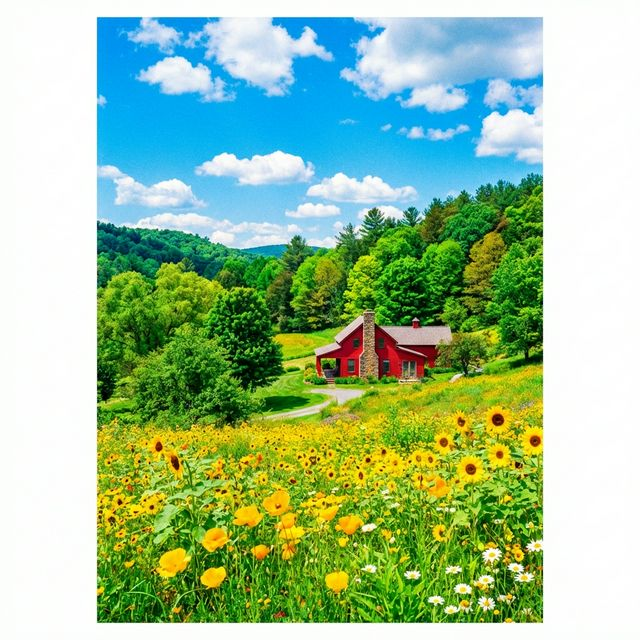
//> input picture imagen.jpg, 640 x 640 px
$ ./main   (built with g++ and OpenCV 4)
//> lines starting //> are read from the running program, lines starting //| are printed output that depends on the picture
#include <algorithm>
#include <cmath>
#include <iostream>
#include <opencv2/opencv.hpp>
#include <random>
#include <vector>

using namespace cv;
using namespace std;

// --- ESTRUCTURAS Y FUNCIONES AUXILIARES ---

struct Pixel {
  double r, g, b;
  Pixel() : r(0), g(0), b(0) {}
  Pixel(double r_, double g_, double b_) : r(r_), g(g_), b(b_) {}
};

double distancia_euclidiana(const Pixel &p1, const Pixel &p2) {
  return sqrt(pow(p1.r - p2.r, 2) + pow(p1.g - p2.g, 2) + pow(p1.b - p2.b, 2));
}

// Conversión manual BGR -> HSV
void bgr2hsv(const Vec3b &bgr, Vec3b &hsv) {
  double b = bgr[0] / 255.0;
  double g = bgr[1] / 255.0;
  double r = bgr[2] / 255.0;

  double cmax = max({r, g, b});
  double cmin = min({r, g, b});
  double delta = cmax - cmin;

  double h = 0;
  if (delta == 0)
    h = 0;
  else if (cmax == r)
    h = 60 * fmod(((g - b) / delta), 6);
  else if (cmax == g)
    h = 60 * (((b - r) / delta) + 2);
  else if (cmax == b)
    h = 60 * (((r - g) / delta) + 4);

  if (h < 0)
    h += 360;

  double s = (cmax == 0) ? 0 : (delta / cmax);
  double v = cmax;

  hsv[0] = static_cast<uchar>(h / 2);   // 0-179
  hsv[1] = static_cast<uchar>(s * 255); // 0-255
  hsv[2] = static_cast<uchar>(v * 255); // 0-255
}

// Conversión manual HSV -> BGR
void hsv2bgr(const Vec3b &hsv, Vec3b &bgr) {
  double h = hsv[0] * 2.0;
  double s = hsv[1] / 255.0;
  double v = hsv[2] / 255.0;

  double c = v * s;
  double x = c * (1 - abs(fmod(h / 60.0, 2) - 1));
  double m = v - c;

  double r_prime, g_prime, b_prime;
  if (h >= 0 && h < 60) {
    r_prime = c;
    g_prime = x;
    b_prime = 0;
  } else if (h >= 60 && h < 120) {
    r_prime = x;
    g_prime = c;
    b_prime = 0;
  } else if (h >= 120 && h < 180) {
    r_prime = 0;
    g_prime = c;
    b_prime = x;
  } else if (h >= 180 && h < 240) {
    r_prime = 0;
    g_prime = x;
    b_prime = c;
  } else if (h >= 240 && h < 300) {
    r_prime = x;
    g_prime = 0;
    b_prime = c;
  } else {
    r_prime = c;
    g_prime = 0;
    b_prime = x;
  }

  bgr[0] = static_cast<uchar>((b_prime + m) * 255);
  bgr[1] = static_cast<uchar>((g_prime + m) * 255);
  bgr[2] = static_cast<uchar>((r_prime + m) * 255);
}

// Función auxiliar para cargar imagen de forma robusta
Mat cargar_imagen() {
  Mat img = imread("imagen.jpg");
  if (img.empty()) {
    img = imread("../imagen.jpg");
  }
  if (img.empty()) {
    cout << "\n[ERROR] No se pudo encontrar 'imagen.jpg' en la carpeta actual "
            "ni en la de arriba."
         << endl;
    cout << "Asegúrate de que la imagen exista." << endl;
  }
  return img;
}

// --- EJERCICIOS ---

// [20 lines left out: function ejercicio1_bgr_to_hsv, not called in this run]

void ejercicio2_modificar_saturacion() {
  Mat img_bgr = cargar_imagen();
  if (img_bgr.empty())
    return;

  int rows = img_bgr.rows;
  int cols = img_bgr.cols;
  Mat img_hsv(rows, cols, CV_8UC3);

  for (int i = 0; i < rows; i++) {
    for (int j = 0; j < cols; j++) {
      bgr2hsv(img_bgr.at<Vec3b>(i, j), img_hsv.at<Vec3b>(i, j));
    }
  }

  for (int i = 0; i < rows; i++) {
    for (int j = 0; j < cols; j++) {
      Vec3b &pixel_hsv = img_hsv.at<Vec3b>(i, j);
      int new_s = static_cast<int>(pixel_hsv[1] * 1.5);
      pixel_hsv[1] = saturate_cast<uchar>(new_s);
    }
  }

  Mat img_resultado(rows, cols, CV_8UC3);
  for (int i = 0; i < rows; i++) {
    for (int j = 0; j < cols; j++) {
      hsv2bgr(img_hsv.at<Vec3b>(i, j), img_resultado.at<Vec3b>(i, j));
    }
  }

  imshow("Original", img_bgr);
  imshow("Saturacion Aumentada (+50%)", img_resultado);
  waitKey(0);
  destroyAllWindows();
}

// [196 lines left out: functions ejercicio3_kmeans_manual, ejercicio4_gray_world, ejercicio6_gamma, ejercicio7_vignette, not called in this run]

int main() {
  int opcion = -1;
  while (opcion != 0) {
    cout << "\n====================================" << endl;
    cout << "      TALLER OPENCV: COLOR      " << endl;
    cout << "====================================" << endl;
    cout << "1. BGR -> HSV (Manual)" << endl;
    cout << "2. Modificar Saturación (+50%)" << endl;
    cout << "3. K-Means Manual (Cuantización)" << endl;
    cout << "4. Algoritmo Gray World" << endl;
    cout << "5. Corrección Gamma (1.5)" << endl;
    cout << "6. Corrección de Viñeteo" << endl;
    cout << "0. Salir" << endl;
    cout << "------------------------------------" << endl;
    cout << "Seleccione una opción: ";
    cin >> opcion;
//> the answer given: 2

    switch (opcion) {
    case 1:
      ejercicio1_bgr_to_hsv();
      break;
    case 2:
      ejercicio2_modificar_saturacion();
//> in cargar_imagen, img is the input picture: 640 rows x 640 cols, CV_8UC3; mean B, G, R 152.9, 192.2, 156.5
//> after the loop in ejercicio2_modificar_saturacion, `for (int i = 0; i < rows; i++)`:
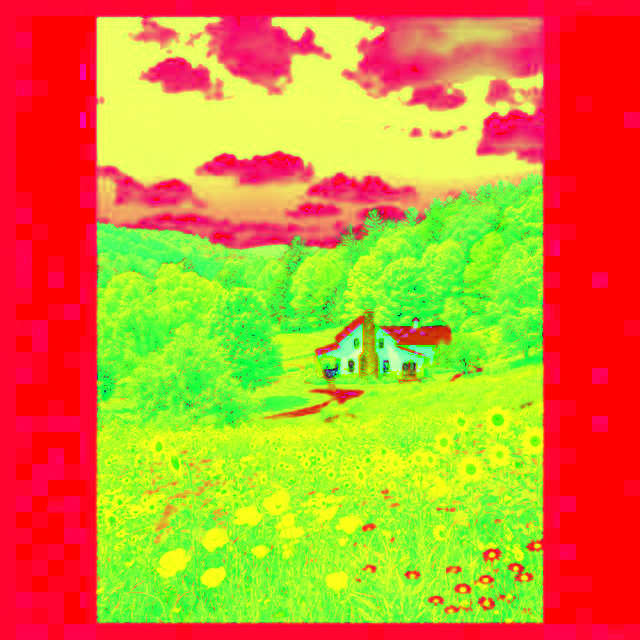
//> img_hsv: 640 rows x 640 cols, CV_8UC3; mean B, G, R 50.2, 145.4, 204.7
//> in ejercicio2_modificar_saturacion, `imshow("Saturacion Aumentada (+50%)", img_resultado);`:
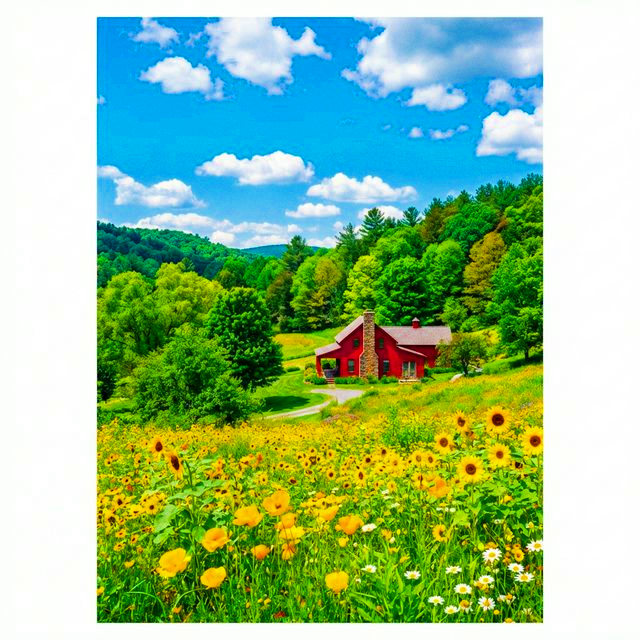
//> window 'Saturacion Aumentada (+50%)': 640 rows x 640 cols, CV_8UC3; mean B, G, R 143.6, 190, 147.7
      break;
    case 3:
      ejercicio3_kmeans_manual(5);
      break;
    case 4:
      ejercicio4_gray_world();
      break;
    case 5:
      ejercicio6_gamma(1.5);
      break;
    case 6:
      ejercicio7_vignette(0.4);
      break;
    }
  }
  return 0;
}
